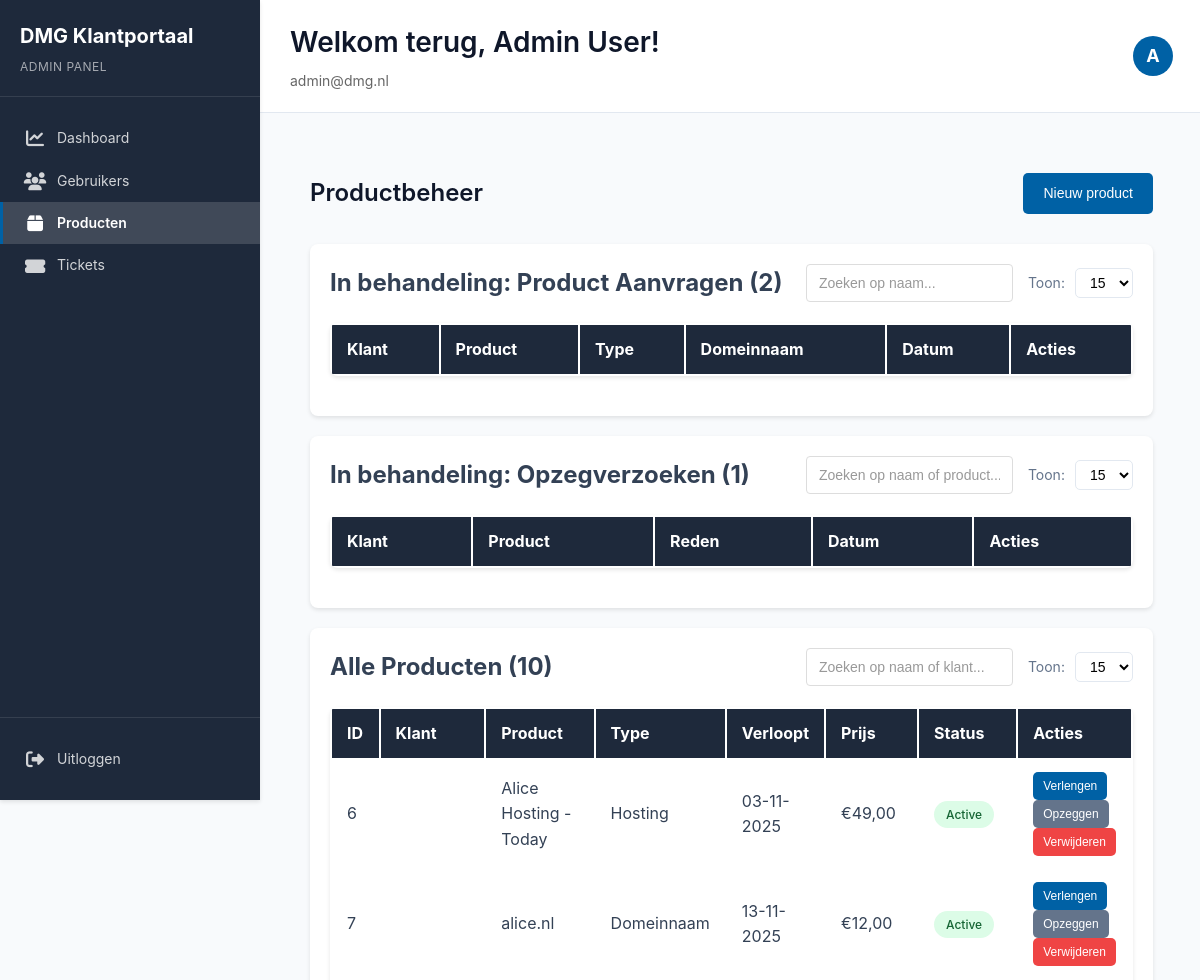
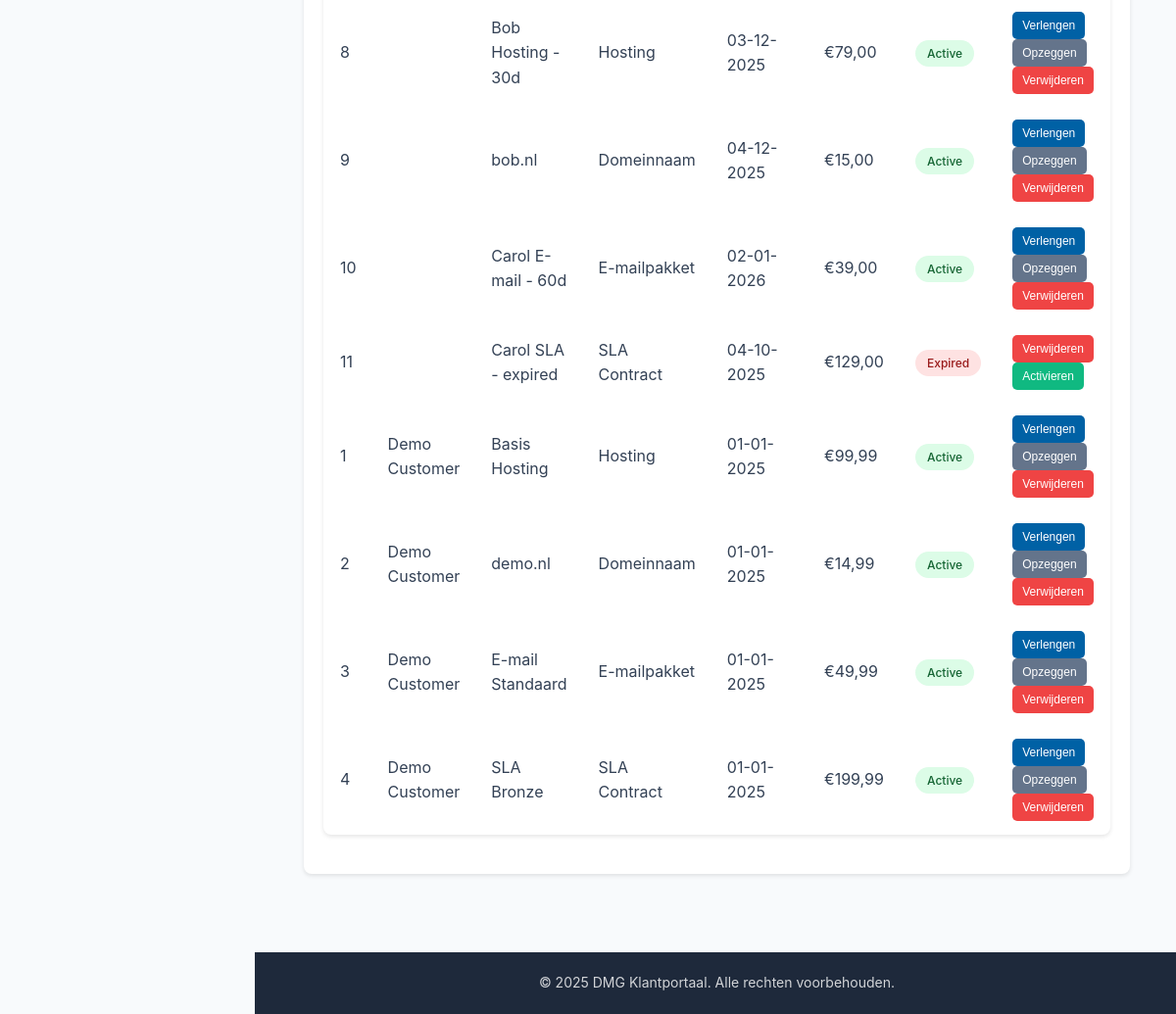
/views/admin/products.php (signed in), run on the app's committed database (2 pictures, top to bottom).
### tables this page shows
CREATE TABLE products (
    id INT AUTO_INCREMENT PRIMARY KEY,
    user_id INT NOT NULL,
    product_type_id INT NOT NULL,
    name VARCHAR(255) NOT NULL,
    description TEXT,
    domain_name VARCHAR(255),
    registration_date DATE NOT NULL,
    expiry_date DATE NOT NULL,
    duration_months INT DEFAULT 12,
    price DECIMAL(10, 2) NOT NULL,
    status ENUM('active', 'expired', 'cancelled', 'pending') NOT NULL DEFAULT 'active',
    created_at TIMESTAMP DEFAULT CURRENT_TIMESTAMP,
    updated_at TIMESTAMP DEFAULT CURRENT_TIMESTAMP ON UPDATE CURRENT_TIMESTAMP,
    FOREIGN KEY (user_id) REFERENCES users(id) ON DELETE CASCADE,
    FOREIGN KEY (product_type_id) REFERENCES product_types(id),
    INDEX idx_user_id (user_id),
    INDEX idx_status (status),
    INDEX idx_expiry_date (expiry_date)
);

CREATE TABLE product_types (
    id INT AUTO_INCREMENT PRIMARY KEY,
    name VARCHAR(100) NOT NULL,
    description TEXT,
    default_duration_months INT DEFAULT 12,
    created_at TIMESTAMP DEFAULT CURRENT_TIMESTAMP
);

CREATE TABLE users (
    id INT AUTO_INCREMENT PRIMARY KEY,
    email VARCHAR(255) UNIQUE NOT NULL,
    password VARCHAR(255) NOT NULL,
    first_name VARCHAR(100) NOT NULL,
    last_name VARCHAR(100) NOT NULL,
    company_name VARCHAR(255),
    address VARCHAR(255),
    postal_code VARCHAR(20),
    city VARCHAR(100),
    country VARCHAR(100) DEFAULT 'Nederland',
    phone VARCHAR(50),
    role ENUM('admin', 'customer') NOT NULL DEFAULT 'customer',
    created_at TIMESTAMP DEFAULT CURRENT_TIMESTAMP,
    updated_at TIMESTAMP DEFAULT CURRENT_TIMESTAMP ON UPDATE CURRENT_TIMESTAMP,
    last_login TIMESTAMP NULL,
    active TINYINT(1) DEFAULT 1,
    INDEX idx_email (email),
    INDEX idx_role (role)
);

### src/classes/Paginator.php (called while the page is built, shortened)
<?php
class Paginator {
    private $totalItems;
    private $itemsPerPage;
    private $offset;
    public function __construct($totalItems, $itemsPerPage = 10, $currentPage = 1) {
        $this->totalItems = max(0, (int)$totalItems);
        $this->itemsPerPage = max(1, (int)$itemsPerPage);
        $this->currentPage = max(1, (int)$currentPage);
        $this->totalPages = max(1, (int)ceil($this->totalItems / $this->itemsPerPage));
        $this->offset = ($this->currentPage - 1) * $this->itemsPerPage;
    }
    public function getLimitClause() {
        return "LIMIT {$this->itemsPerPage} OFFSET {$this->offset}";
    }
    public function getTotalItems() {
        return $this->totalItems;
    }
    public static function fromQuery($pdo, $countQuery, $countParams = [], $itemsPerPage = 10, $currentPage = 1) {
        $stmt = $pdo->prepare($countQuery);
        $stmt->execute($countParams);
        $totalItems = $stmt->fetchColumn();
        return new self($totalItems, $itemsPerPage, $currentPage);
    }
}

### src/controllers/admin/ProductsController.php (called while the page is built, shortened)
<?php
class ProductsController
{
    private $db;
    private $productModel;
    private $userModel;
    public function __construct($auth)
    {
        require_once __DIR__ . '/../../config/Database.php';
        require_once __DIR__ . '/../../classes/Paginator.php';
        $this->db = Database::getInstance()->getConnection();
        $this->productModel = new Product();
        $this->userModel = new User();
    }
    public function index()
    {
        $data = [];
        $page = isset($_GET['page']) ? max(1, (int)$_GET['page']) : 1;
        $perPage = isset($_GET['per_page']) ? max(5, min(100, (int)$_GET['per_page'])) : 15;
        $countQuery = "SELECT COUNT(*) FROM products";
        $data['paginator'] = Paginator::fromQuery($this->db, $countQuery, [], $perPage, $page);
        $stmt = $this->db->prepare("
            SELECT p.*, u.first_name, u.last_name, u.email, pt.name as type_name
            FROM products p
            LEFT JOIN users u ON p.user_id = u.id
            LEFT JOIN product_types pt ON p.product_type_id = pt.id
            ORDER BY p.created_at DESC
            " . $data['paginator']->getLimitClause()
        );
        $stmt->execute();
        $data['products'] = $stmt->fetchAll(PDO::FETCH_ASSOC);
        $data['users'] = $this->userModel->getAll('customer');
        $data['productTypes'] = $this->productModel->getProductTypes();
        $requestsPage = isset($_GET['requests_page']) ? max(1, (int)$_GET['requests_page']) : 1;
        $requestsPerPage = 10;
        $countRequestsQuery = "SELECT COUNT(*) FROM product_requests WHERE status = 'pending'";
        $data['requestsPaginator'] = Paginator::fromQuery($this->db, $countRequestsQuery, [], $requestsPerPage, $requestsPage);
        $stmt = $this->db->prepare("
            SELECT pr.*, pt.name as type_name, u.first_name, u.last_name, u.email
            FROM product_requests pr
            JOIN product_types pt ON pr.product_type_id = pt.id
            JOIN users u ON pr.user_id = u.id
            WHERE pr.status = 'pending'
            ORDER BY pr.created_at DESC
            " . $data['requestsPaginator']->getLimitClause()
        );
        $stmt->execute();
        $data['pendingRequests'] = $stmt->fetchAll(PDO::FETCH_ASSOC);
        $cancellationsPage = isset($_GET['cancellations_page']) ? max(1, (int)$_GET['cancellations_page']) : 1;
        $cancellationsPerPage = 10;
        $countCancellationsQuery = "SELECT COUNT(*) FROM cancellation_requests WHERE status = 'pending'";
        $data['cancellationsPaginator'] = Paginator::fromQuery($this->db, $countCancellationsQuery, [], $cancellationsPerPage, $cancellationsPage);
        $stmt = $this->db->prepare("
            SELECT cr.*, p.name as product_name, pt.name as type_name, u.first_name, u.last_name, u.email
            FROM cancellation_requests cr
            JOIN products p ON cr.product_id = p.id
            JOIN product_types pt ON p.product_type_id = pt.id
            JOIN users u ON cr.user_id = u.id
            WHERE cr.status = 'pending'
            ORDER BY cr.created_at DESC
            " . $data['cancellationsPaginator']->getLimitClause()
        );
        $stmt->execute();
        $data['pendingCancellations'] = $stmt->fetchAll(PDO::FETCH_ASSOC);
        $data['perPage'] = $perPage;
        $data['page'] = $page;
        $data['requestsPage'] = $requestsPage;
        $data['cancellationsPage'] = $cancellationsPage;
        return $data;
    }
}

### src/config/database.php (called while the page is built, shortened)
<?php
class Database {
    private static $instance = null;
    private $connection;
    private function __construct() {
        $dsn = "mysql:host=" . DB_HOST . ";dbname=" . DB_NAME . ";charset=" . DB_CHARSET;
        $options = [
            PDO::ATTR_ERRMODE            => PDO::ERRMODE_EXCEPTION,
            PDO::ATTR_DEFAULT_FETCH_MODE => PDO::FETCH_ASSOC,
            PDO::ATTR_EMULATE_PREPARES   => false,
        ];
        try {
            $this->connection = new PDO($dsn, DB_USER, DB_PASSWORD, $options);
        } catch (PDOException $e) {
            throw new Exception("Connection failed: " . $e->getMessage());
        }
    }
    public static function getInstance() {
        if (self::$instance === null) {
            self::$instance = new self();
        }
        return self::$instance;
    }
    public function getConnection() {
        return $this->connection;
    }
}

### src/views/admin/products.php (the view, shortened to what this page needs)
<?php
require_once __DIR__ . '/../../config/Database.php';
require_once __DIR__ . '/../../controllers/admin/ProductsController.php';
$auth = new Auth();
$auth->requireAdmin();
$controller = new ProductsController($auth);
$data = $controller->index();
extract($data);
$searchRequests = trim($_GET['search_requests'] ?? '');
$searchCancellations = trim($_GET['search_cancellations'] ?? '');
$searchProducts = trim($_GET['search_products'] ?? '');
?>
<?php include __DIR__ . '/../../includes/header.php'; ?>
<?php
$perPage = $perPage ?? 15;
?>
<div class="container">
    <div class="page-header">
        <h1>Productbeheer</h1>
        <button class="btn btn-primary" onclick="document.getElementById('newProductForm').classList.remove('hidden')">
            Nieuw product
        </button>
    </div>
    <?php if ($requestsPaginator->getTotalItems() > 0): ?>
        <div class="table-container">
            <div class="table-header">
                <h2>In behandeling: Product Aanvragen (<?php echo $requestsPaginator->getTotalItems(); ?>)</h2>
                <div class="table-header-right">
                    <input
                        type="text"
                        id="requestSearch"
                        class="search-box"
                        placeholder="Zoeken op naam..."
                        value="<?php echo htmlspecialchars($searchRequests); ?>"
                        onkeyup="filterRows('request-row', this.value)">
                    <div class="table-actions">
                        <div class="per-page-selector">
                            <label>Toon:</label>
                            <select onchange="window.location.href='?per_page='+this.value">
                                <option value="15" <?php echo $perPage == 15 ? 'selected' : ''; ?>>15</option>
                            </select>
                        </div>
                    </div>
                </div>
            </div>
            <table class="data-table">
                <thead>
                    <tr>
                        <th>Klant</th>
                        <th>Product</th>
                        <th>Type</th>
                        <th>Domeinnaam</th>
                        <th>Datum</th>
                        <th>Acties</th>
                    </tr>
                </thead>
            </table>
        </div>
    <?php endif; ?>
    <?php if ($cancellationsPaginator->getTotalItems() > 0): ?>
        <div class="table-container">
            <div class="table-header">
                <h2>In behandeling: Opzegverzoeken (<?php echo $cancellationsPaginator->getTotalItems(); ?>)</h2>
                <div class="table-header-right">
                    <input
                        type="text"
                        id="cancellationSearch"
                        class="search-box"
                        placeholder="Zoeken op naam of product..."
                        value="<?php echo htmlspecialchars($searchCancellations); ?>"
                        onkeyup="filterRows('cancellation-row', this.value)">
                    <div class="table-actions">
                        <div class="per-page-selector">
                            <label>Toon:</label>
                            <select onchange="window.location.href='?per_page='+this.value">
                                <option value="15" <?php echo $perPage == 15 ? 'selected' : ''; ?>>15</option>
                            </select>
                        </div>
                    </div>
                </div>
            </div>
            <table class="data-table">
                <thead>
                    <tr>
                        <th>Klant</th>
                        <th>Product</th>
                        <th>Reden</th>
                        <th>Datum</th>
                        <th>Acties</th>
                    </tr>
                </thead>
            </table>
        </div>
    <?php endif; ?>
    <div class="table-container">
        <div class="table-header">
            <h2>Alle Producten (<?php echo $paginator->getTotalItems(); ?>)</h2>
            <div class="table-header-right">
                <input
                    type="text"
                    id="productSearch"
                    class="search-box"
                    placeholder="Zoeken op naam of klant..."
                    value="<?php echo htmlspecialchars($searchProducts); ?>"
                    onkeyup="filterRows('product-row', this.value)">
                <div class="table-actions">
                    <div class="per-page-selector">
                        <label>Toon:</label>
                        <select onchange="window.location.href='?per_page='+this.value">
                            <option value="15" <?php echo $perPage == 15 ? 'selected' : ''; ?>>15</option>
                        </select>
                    </div>
                </div>
            </div>
        </div>
        <table class="data-table">
            <thead>
                <tr>
                    <th>ID</th>
                    <th>Klant</th>
                    <th>Product</th>
                    <th>Type</th>
                    <th>Verloopt</th>
                    <th>Prijs</th>
                    <th>Status</th>
                    <th>Acties</th>
                </tr>
            </thead>
            <tbody>
                <?php foreach ($products as $product): ?>
                    <tr class="product-row" data-search="<?php echo strtolower(htmlspecialchars(($product['name'] ?? '') . ' ' . ($product['first_name'] ?? '') . ' ' . ($product['last_name'] ?? ''))); ?>">
                        <td><?php echo $product['id']; ?></td>
                        <td><?php echo htmlspecialchars(($product['first_name'] ?? '') . ' ' . ($product['last_name'] ?? '')); ?></td>
                        <td><?php echo htmlspecialchars($product['name'] ?? ''); ?></td>
                        <td><?php echo htmlspecialchars($product['type_name'] ?? ''); ?></td>
                        <td><?php echo date('d-m-Y', strtotime($product['expiry_date'])); ?></td>
                        <td>€<?php echo number_format($product['price'] ?? 0, 2, ',', '.'); ?></td>
                        <td><span class="badge badge-<?php echo $product['status']; ?>"><?php echo ucfirst($product['status']); ?></span></td>
                        <td>
                            <?php if ($product['status'] === 'active'): ?>
                                <button type="button" class="btn btn-sm btn-primary"
                                    onclick="openExtendModal(<?php echo $product['id']; ?>, '<?php echo htmlspecialchars($product['name'] ?? '', ENT_QUOTES); ?>')">
                                    Verlengen
                                </button>
                                <button type="button" class="btn btn-sm btn-secondary"
                                    onclick="openCancelModal(<?php echo $product['id']; ?>, '<?php echo htmlspecialchars($product['name'] ?? '', ENT_QUOTES); ?>')">
                                    Opzeggen
                                </button>
                                <button type="button" class="btn btn-sm btn-danger"
                                    onclick="openDeleteModal(<?php echo $product['id']; ?>, '<?php echo htmlspecialchars($product['name'] ?? '', ENT_QUOTES); ?>')">
                                    Verwijderen
                                </button>
                            <?php endif; ?>
                            <?php if ($product['status'] !== 'active'): ?>
                                <button type="button" class="btn btn-sm btn-danger"
                                    onclick="openDeleteModal(<?php echo $product['id']; ?>, '<?php echo htmlspecialchars($product['name'] ?? '', ENT_QUOTES); ?>')">
                                    Verwijderen
                                </button>
                                <button type="button" class="btn btn-sm btn-success"
                                    onclick="openActivateModal(<?php echo $product['id']; ?>, '<?php echo htmlspecialchars($product['name'] ?? '', ENT_QUOTES); ?>')">
                                    Activieren
                                </button>
                            <?php endif; ?>
                        </td>
                    </tr>
                <?php endforeach; ?>
            </tbody>
        </table>
    </div>
</div>
<?php include __DIR__ . '/../../includes/footer.php'; ?>

### src/css/custom-components.css (style rules this page uses)
.search-box { width: 100%; max-width: 300px; padding: 10px 12px; border: 1px solid #ddd; border-radius: 4px; font-size: 14px; transition: border-color 0.3s ease, box-shadow 0.3s ease; }
.search-box::placeholder { color: #999; }

### data on the page
products: id "6", name "Alice Hosting - Today", product_type.name "Hosting", expiry_date "03-11-2025", price "49,00", status "Active"
products: id "7", name "alice.nl", product_type.name "Domeinnaam", expiry_date "13-11-2025", price "12,00", status "Active"
products: id "8", name "Bob Hosting - 30d", product_type.name "Hosting", expiry_date "03-12-2025", price "79,00", status "Active"
products: id "9", name "bob.nl", product_type.name "Domeinnaam", expiry_date "04-12-2025", price "15,00", status "Active"
products: id "10", name "Carol E-mail - 60d", product_type.name "E-mailpakket", expiry_date "02-01-2026", price "39,00", status "Active"
products: id "11", name "Carol SLA - expired", product_type.name "SLA Contract", expiry_date "04-10-2025", price "129,00", status "Expired"
products: id "1", user.last_name "Demo Customer", name "Basis Hosting", product_type.name "Hosting", expiry_date "01-01-2025", price "99,99", status "Active"
products: id "2", user.last_name "Demo Customer", name "demo.nl", product_type.name "Domeinnaam", expiry_date "01-01-2025", price "14,99", status "Active"
products: id "3", user.last_name "Demo Customer", name "E-mail Standaard", product_type.name "E-mailpakket", expiry_date "01-01-2025", price "49,99", status "Active"
products: id "4", user.last_name "Demo Customer", name "SLA Bronze", product_type.name "SLA Contract", expiry_date "01-01-2025", price "199,99", status "Active"

### other printed values
APP_NAME "DMG Klantportaal"
$userName "Admin User"
$userEmail "admin@dmg.nl"
substr($userName, 0, 1) "A"
$requestsPaginator->getTotalItems() "2"
$cancellationsPaginator->getTotalItems() "1"
$paginator->getTotalItems() "10"
